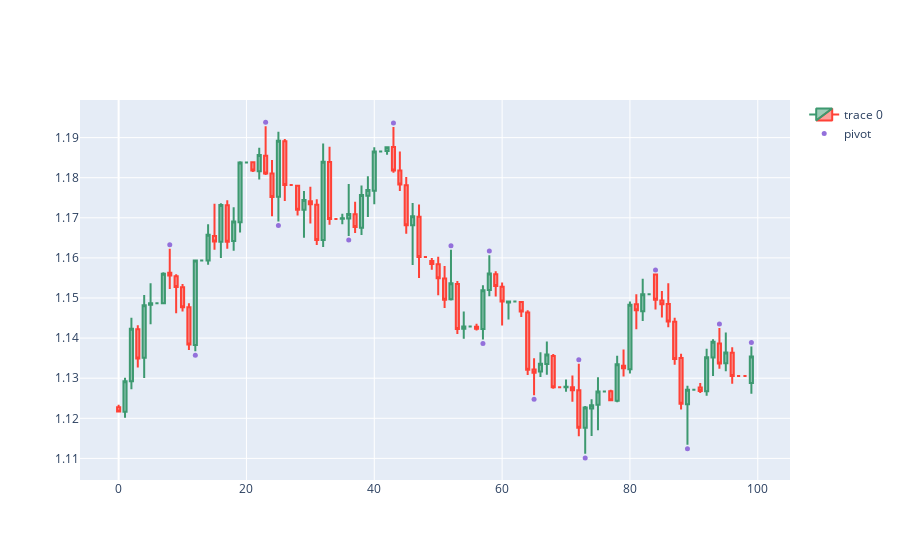

The notebook cell this image was saved under:
### Code cell
dfpl = df[0:100]
fig = go.Figure(data=[go.Candlestick(x=dfpl.index,
                open=dfpl['Open'],
                high=dfpl['High'],
                low=dfpl['Low'],
                close=dfpl['Close'])])

fig.add_scatter(x=dfpl.index, y=dfpl['pointpos'], mode="markers",
                marker=dict(size=5, color="MediumPurple"),
                name="pivot")
fig.update_layout(xaxis_rangeslider_visible=False)
fig.show()
